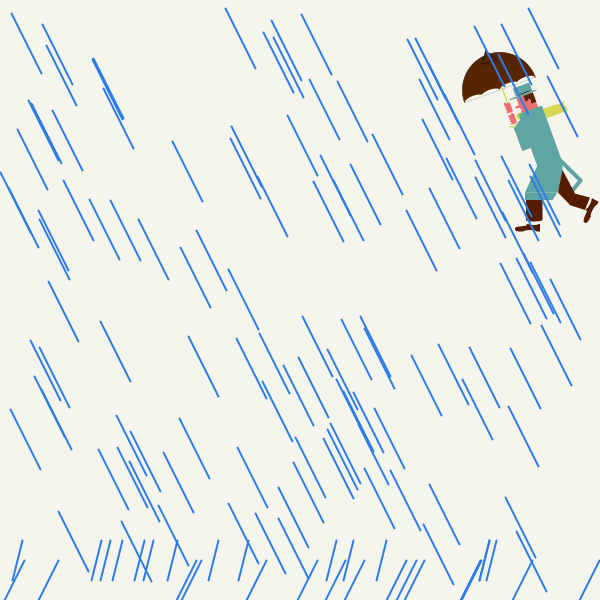
Frame 1 (no input)
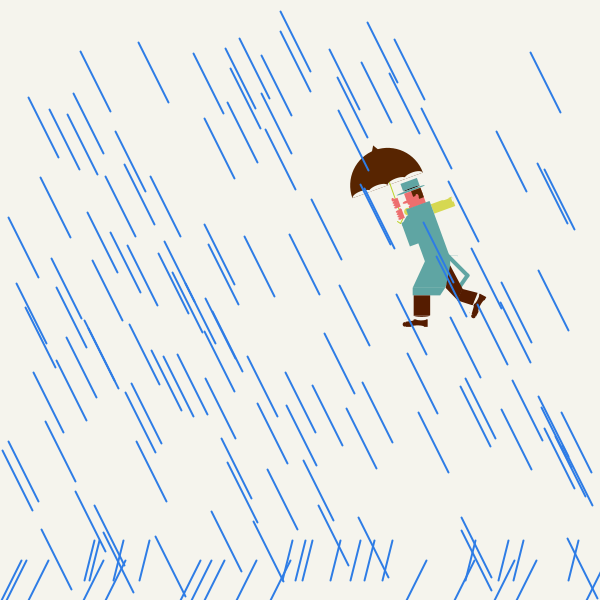
Frame 60 (the mouse pressed at the canvas centre just before this capture)
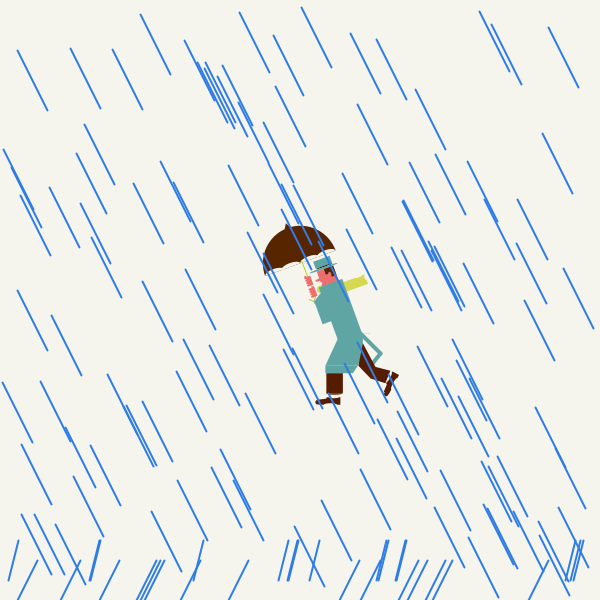
Frame 120 (the mouse held since frame 60 and released just before this capture)

The Processing sketch that drew these frames (run headless with seeded random() and noise(); from frame 60 on, the mouse is pressed at the canvas centre):

// Processing sketch: Lab2___animated
// ── Lab2___animated.pde
float r,g,b;
float x=0,y=0,cx,cy, scale_factor = 1;
color rain_c;

void setup()
{
  size(600,600);
  background(#F5F4ED);
  frameRate(35);
  rain_c = color(random(255),random(255), random(225));
  //noLoop();
  //x = random(30, width-30);  //set the value of x,y
 // y = random(height-60);
}



void draw()
{
  background(#F5F4ED);
  //x=100;
 // y=100;
 //Draw the umbrella - rotated
 
  pushMatrix();
      translate(x,y);  //important to make body move forward
      translate(500,90);  //origin at 100,100
      scale(.5);
      rotate(-PI/9);    //rotate when done with verical
      //x=50; y=150;
      
      
      //translate(x,y);
      fill(#582501); //fill brown
      //arc(x,y,150,150,PI,2*PI);
      arc(0,0,150,150,PI,2*PI);  //big arc
      triangle(-15,-60, 0 , -85, +15, -60); //top of umbrella
      noStroke();
      
      fill(#F5F4ED);  //fill color backgound
      //noStroke();
      //arc(x-55,y, 39, 15, PI, 2*PI);
      //arc(x-20,y, 40, 15, PI, 2*PI);
      //arc(x+20,y, 40, 15, PI, 2*PI);
      //arc(x+55,y, 39, 15, PI, 2*PI);
      //small arc at background color for waving 
      arc(-55,0, 39, 15, PI, 2*PI);
      arc(-20,0, 40, 15, PI, 2*PI);
      arc(+20,0, 40, 15, PI, 2*PI);
      arc(+55,0, 39, 15, PI, 2*PI);
      
      //draw the handle of the umbrella
      stroke(#BCD329);
      strokeWeight(2);
      //line(x+5, y-5, x+5, y+60);
      line(+5, -5, +5, +75);
      line(+5, +75, -2, +80);
      line(-2, +80, -7, +75);
      noStroke();
      
      //draw the hand of the man
      fill(#ED6E6E);
      rect(0, +54,+10,+19);
      ellipse(+7,+54, 5, 5);
      ellipse(0,+56, 6, 4);
      ellipse(0,+61, 6, 4);
      ellipse(0,+66, 6, 4);
      ellipse(0,+71, 6, 4);
     
      rect(0,30,10,19);
      ellipse(0,+30,5,6);
      ellipse(0,+32,6,4);
      ellipse(0,+37,6,4);
      ellipse(0,+42,6,4);
      ellipse(0,+47,6,4);
      
      //draw hat
      fill(#5FA5A3);  //top 
      rect(+25,+6,35,15);
      fill(0);
      ellipse(+43,+22,35,2);  //the line
      fill(#5FA5A3);
      ellipse(+40,+25,60,4);  //bottom of hat
      
      //draw face
      fill(#ED6E6E);      //match with hand
      rect(+25,+27,35,32);  //face
      ellipse(+23,+44,14,5);//nose
      fill(#F5F4ED);      //fill background color
      ellipse(+23,+52,10,4);//mouth
      fill(#582501);  //hair
      rect(+40,+27,20,12);
      rect(+50,+37,10,10);
      fill(#ED6E6E);  //match with face
      ellipse(+48,+40,6,8);  //ear
      
      //scarf
      fill(#D6D851);
      rect(+68,+65,45,20);
      arc(+20,+63,15,15,PI/2,2*PI-PI/6); 
      fill(#F5F4ED);
      ellipse(+112,+71,3,10);
      ellipse(+100,+65,15,3);
      
      //draw body
      fill(#5FA5A3); //match with hat
      rect(+18,+58,50,130);
      rect(0,+80,20,50);
      strokeWeight(9);
      stroke(#5FA5A3);
      line(+17,+75,+4,+85);
      noStroke();
      
   popMatrix();
   
   pushMatrix();
      translate(x,y);
      translate(500,90);
      scale(.5);
      //lower body
      quad(+140, +140, +80,+140, +50, +205, +115,+205);  
      quad(+115,+205,+50,+205, +50, +220, +105,+220);
      //clear back
      fill(#F5F4ED);
      rect(+125,+140,15,40);
      
      strokeWeight(8);
      stroke(#5FA5A3);
      line(+120,+140,+160,+180);
      line(+160,+180,+145,+200);
      noStroke();
      
      //front leg
      fill(#551C00);
      rect(+52,+220,33,40);//leg
      arc(+68,+260,33,6,0,PI);//curve near leg
      rect(+36,+268, 44,15);//shoe
      ellipse(+34,+278,8,9);//curve in front
      fill(#F5F4ED);
      ellipse(+67,+268, 20,4);//curve for shoe
      strokeWeight(5);
      stroke(#F5F4ED);
      line(+50,+268,+35,+270);//front of shoe
      noStroke();
      fill(#F5F4ED);
      ellipse(+60,+283,26,6);
      
      //back leg
      fill(#551C00);
      quad(+125,+160, +116,+205, +140,+230,+150,+207); 
      quad(+149,+207,+139,+230, +170,+240,+180,+215);
      //shoe  ->reuse the shoe above
      pushMatrix();
          //translate(x,y);
          rotate(-PI/2.9);    //adjust rotation and translate to fit the back leg
          translate(-185,-4);
          rect(36,268, 44,15);//shoe
          ellipse(34,278,8,9);//curve in front
          fill(#F5F4ED);
          ellipse(67,268, 20,4);//curve for shoe
          strokeWeight(5);
          stroke(#F5F4ED);
          line(50,268,35,270);//front of shoe
          noStroke();
          fill(#F5F4ED);
          ellipse(60,283,26,6);
      popMatrix();
   popMatrix();
   
   x-=random(-1,4);
   y += random(-3,5);
   //Raindrops
   
       //raindrops
        strokeWeight(2);  //create thickness for the raindrop
       // stroke(#3EBFAE);  //fill the color for the raindrop
       stroke(#2E7CE5);
       // fill(#3EBFAE);
       for(int i=0; i<120; i++)
       {
         //rain_c = color(random(255),random(255), random(225));
         cx = random(0, width-30);
         cy = random(height-60);
         line(cx, cy, cx+30, cy+60);  //draw the line - raindrop
       }
       
       //cx+=30;
       //cy+=30;
      // y = height;
       for(int i=0; i<15; i++)
       {
         cx = random(width);
         line(cx,height-20, cx+10, height-60);
         cx = random(width);
         line(cx,height, cx+20, height-40);
       }
       noStroke();
       
       //background(#F5F4ED);
save("Lab2_output.jpg");
}

void mousePressed()
{
 // x+=20;
 // background(#F5F4ED);
  /*
    //raindrops
        strokeWeight(2);  //create thickness for the raindrop
        stroke(#3EBFAE);  //fill the color for the raindrop
       // fill(#3EBFAE);
       for(int i=0; i<120; i++)
       {
         x = random(0, width-30);
         y = random(height-60);
         line(x, y, x+30, y+60);  //draw the line - raindrop
       }
       
       
       y = height;
       for(int i=0; i<15; i++)
       {
         x = random(width);
         line(x,height-20, x+10, height-60);
         x = random(width);
         line(x,height, x+20, height-40);
       }
       noStroke();*/
       //background(#F5F4ED);
       
}
